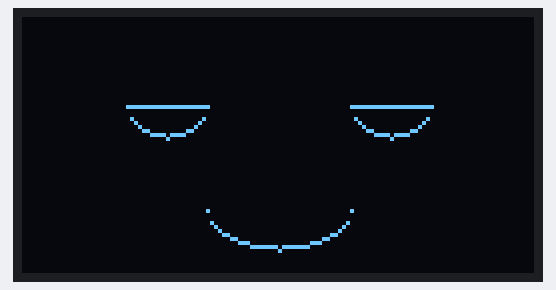
Recording of a program running on a simulated ESP32 board running MicroPython. Parts: 128×64 one-colour display. Random numbers come from a fixed seed; library files of the repository ran but are not shown: ssd1306.py; what the program prints to the serial console is not drawn.

Above: at 2.9 s.
At 7.7 s:
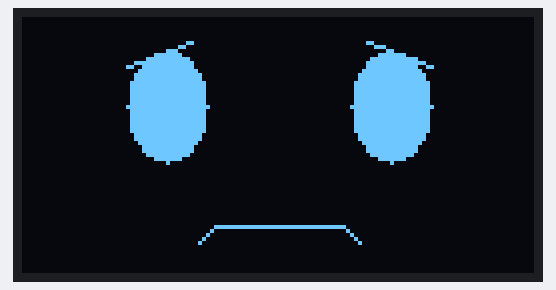
At 12.6 s:
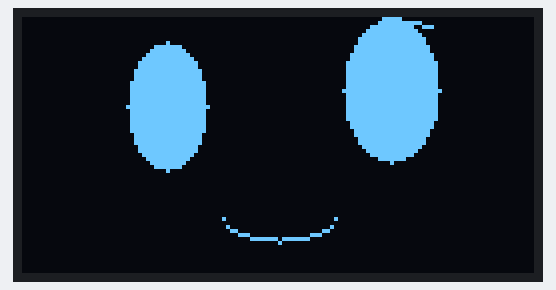
At 30.2 s:
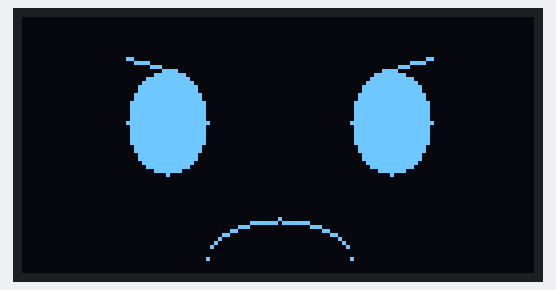
At 35.0 s:
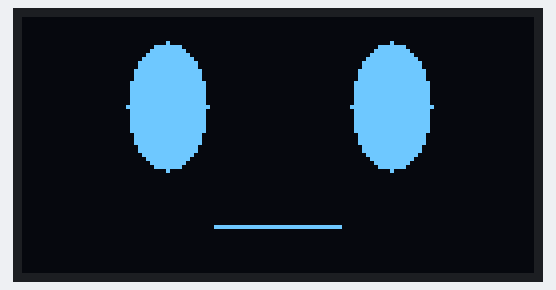
At 39.9 s:
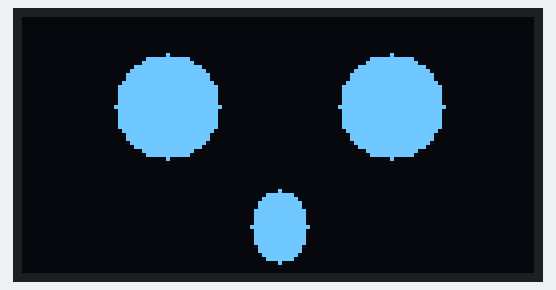

Measured:
- what the display in image 0 shows lasts 4.0 s, from 2.9 s to 6.9 s
- what the display in image 2 shows lasts 12.1 s, from 12.5 s to 24.6 s

The program:

emotions.py
```python
from machine import SoftI2C, Pin
from ssd1306 import SSD1306_I2C
import time
import urandom

i2c = SoftI2C(sda=Pin(8), scl=Pin(9))
oled = SSD1306_I2C(128, 64, i2c)

W, H = 128, 64
EYE_Y = 22

# --- Drawing Primitives ---

def draw_oval(cx, cy, rx, ry, col=1):
    for y in range(-ry, ry + 1):
        for x in range(-rx, rx + 1):
            if (x * x * ry * ry + y * y * rx * rx) <= (rx * rx * ry * ry):
                oled.pixel(cx + x, cy + y, col)

def draw_arc(cx, cy, rx, ry, top=True, col=1):
    for x in range(-rx, rx + 1):
        y = int(ry * (1 - (x / rx) ** 2) ** 0.5)
        if top:
            oled.pixel(cx + x, cy - y, col)
        else:
            oled.pixel(cx + x, cy + y, col)

def draw_line(x0, y0, x1, y1, col=1):
    dx = abs(x1 - x0)
    dy = abs(y1 - y0)
    sx = 1 if x0 < x1 else -1
    sy = 1 if y0 < y1 else -1
    err = dx - dy
    while True:
        oled.pixel(x0, y0, col)
        if x0 == x1 and y0 == y1:
            break
        e2 = 2 * err
        if e2 > -dy:
            err -= dy
            x0 += sx
        if e2 < dx:
            err += dx
            y0 += sy

# --- Eye Shapes ---

def eyes_normal(lx, rx):
    draw_oval(lx, EYE_Y, 10, 16)
    draw_oval(rx, EYE_Y, 10, 16)
    draw_oval(lx, EYE_Y, 3, 4)
    draw_oval(rx, EYE_Y, 3, 4)

def eyes_happy(lx, rx):
    # Squinted upward arcs
    for x in range(-10, 11):
        y = int(8 * (1 - (x / 10) ** 2) ** 0.5)
        oled.pixel(lx + x, EYE_Y + y, 1)
        oled.pixel(rx + x, EYE_Y + y, 1)
    oled.hline(lx - 10, EYE_Y, 21, 1)
    oled.hline(rx - 10, EYE_Y, 21, 1)

def eyes_sad(lx, rx):
    draw_oval(lx, EYE_Y + 4, 10, 13)
    draw_oval(rx, EYE_Y + 4, 10, 13)
    draw_oval(lx, EYE_Y + 4, 3, 4)
    draw_oval(rx, EYE_Y + 4, 3, 4)
    # Angled brows pointing down inward
    draw_line(lx - 10, EYE_Y - 12, lx + 4, EYE_Y - 8, 1)
    draw_line(rx - 4,  EYE_Y - 8,  rx + 10, EYE_Y - 12, 1)

def eyes_surprised(lx, rx):
    # Wide open circles
    draw_oval(lx, EYE_Y, 13, 13)
    draw_oval(rx, EYE_Y, 13, 13)
    draw_oval(lx, EYE_Y, 4, 4)
    draw_oval(rx, EYE_Y, 4, 4)

def eyes_angry(lx, rx):
    draw_oval(lx, EYE_Y, 10, 14)
    draw_oval(rx, EYE_Y, 10, 14)
    draw_oval(lx, EYE_Y, 3, 4)
    draw_oval(rx, EYE_Y, 3, 4)
    # Brows angled down outward
    draw_line(lx - 10, EYE_Y - 10, lx + 6, EYE_Y - 16, 1)
    draw_line(rx - 6,  EYE_Y - 16, rx + 10, EYE_Y - 10, 1)

def eyes_sleepy(lx, rx):
    # Half closed — bottom half of oval covered
    draw_oval(lx, EYE_Y, 10, 16)
    draw_oval(rx, EYE_Y, 10, 16)
    oled.fill_rect(lx - 11, EYE_Y, 22, 18, 0)  # cover bottom half
    oled.fill_rect(rx - 11, EYE_Y, 22, 18, 0)
    draw_oval(lx, EYE_Y, 3, 3)
    draw_oval(rx, EYE_Y, 3, 3)

def eyes_curious(lx, rx):
    # One eye normal, one raised/bigger
    draw_oval(lx, EYE_Y, 10, 16)
    draw_oval(lx, EYE_Y, 3, 4)
    draw_oval(rx, EYE_Y - 4, 12, 18)  # raised and wider
    draw_oval(rx, EYE_Y - 4, 4, 5)
    # One raised brow
    draw_line(rx - 10, EYE_Y - 24, rx + 10, EYE_Y - 20, 1)

def eyes_awkward(lx, rx):
    draw_oval(lx, EYE_Y, 10, 16)
    draw_oval(rx, EYE_Y, 10, 16)
    # pupils shifted to corner
    draw_oval(lx + 5, EYE_Y + 5, 3, 4)
    draw_oval(rx + 5, EYE_Y + 5, 3, 4)
    # one flat brow
    oled.hline(rx - 10, EYE_Y - 18, 20, 1)

# --- Mouth Shapes ---

def mouth_normal(my):
    oled.hline(48, my, 32, 1)

def mouth_happy(my):
    draw_arc(64, my - 4, 18, 10, top=False)

def mouth_sad(my):
    draw_arc(64, my + 8, 18, 10, top=True)

def mouth_surprised(my):
    draw_oval(64, my, 7, 9)

def mouth_angry(my):
    # Flat tight line with downturned corners
    oled.hline(48, my, 32, 1)
    draw_line(48, my, 44, my + 4, 1)
    draw_line(80, my, 84, my + 4, 1)

def mouth_sleepy(my):
    # Slight open oval
    draw_oval(64, my, 8, 5)

def mouth_curious(my):
    # Slight smile one side
    draw_arc(64, my - 2, 14, 6, top=False)
    oled.pixel(50, my - 2, 1)

def mouth_awkward(my):
    # Wavy uncertain line
    for x in range(48, 80):
        y = my + (1 if (x // 4) % 2 == 0 else -1)
        oled.pixel(x, y, 1)

# --- Emotion Renderer ---

EMOTIONS = [
    "normal", "happy", "sad", "surprised",
    "angry", "sleepy", "curious", "awkward"
]

EYE_FUNCS = {
    "normal":    eyes_normal,
    "happy":     eyes_happy,
    "sad":       eyes_sad,
    "surprised": eyes_surprised,
    "angry":     eyes_angry,
    "sleepy":    eyes_sleepy,
    "curious":   eyes_curious,
    "awkward":   eyes_awkward,
}

MOUTH_FUNCS = {
    "normal":    mouth_normal,
    "happy":     mouth_happy,
    "sad":       mouth_sad,
    "surprised": mouth_surprised,
    "angry":     mouth_angry,
    "sleepy":    mouth_sleepy,
    "curious":   mouth_curious,
    "awkward":   mouth_awkward,
}

def draw_emotion(name):
    oled.fill(0)
    lx, rx = 36, 92
    my = 52
    EYE_FUNCS[name](lx, rx)
    MOUTH_FUNCS[name](my)
    oled.show()

def transition(from_e, to_e, steps=6):
    # Blink close → switch → blink open
    for i in range(steps):
        oled.fill(0)
        # Shrink eyes vertically
        ry = max(1, 16 - (i * 3))
        draw_oval(36, EYE_Y, 10, ry)
        draw_oval(92, EYE_Y, 10, ry)
        oled.show()
        time.sleep_ms(30)

    draw_emotion(to_e)

    for i in range(steps):
        oled.fill(0)
        ry = min(16, 1 + (i * 3))
        draw_oval(36, EYE_Y, 10, ry)
        draw_oval(92, EYE_Y, 10, ry)
        oled.show()
        time.sleep_ms(30)

    draw_emotion(to_e)

# --- Demo loop ---
current = "normal"
draw_emotion(current)
time.sleep(2)

while True:
    next_e = EMOTIONS[urandom.getrandbits(3) % len(EMOTIONS)]
    if next_e != current:
        print("->", next_e)
        transition(current, next_e)
        current = next_e
    time.sleep(4)
```
